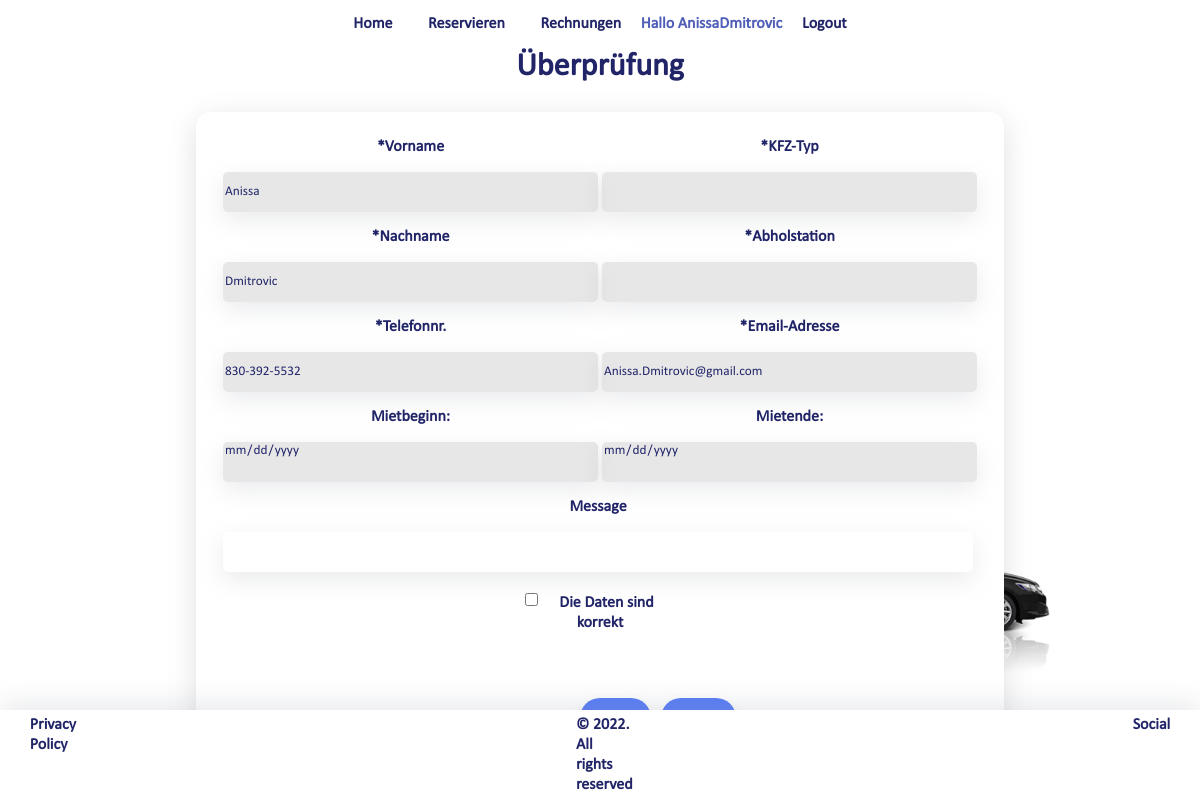
The page /reserve/reservation_check.php (signed in) on the database its author committed.
### tables this page shows
CREATE TABLE `kunden` (
  `creationDate` timestamp NOT NULL DEFAULT current_timestamp(),
  `updateDate` datetime DEFAULT current_timestamp() ON UPDATE current_timestamp(),
  `kundeID` int(11) NOT NULL,
  `vorname` varchar(45) DEFAULT NULL,
  `nachname` varchar(45) DEFAULT NULL,
  `pseudo` varchar(45) DEFAULT NULL,
  `password` varchar(100) DEFAULT NULL,
  `validatedAccount` tinyint(1) DEFAULT NULL,
  `token` varchar(45) DEFAULT NULL,
  `strasse` varchar(45) DEFAULT NULL,
  `hausNr` varchar(4) DEFAULT NULL,
  `plz` int(11) DEFAULT NULL,
  `ort` varchar(45) DEFAULT NULL,
  `land` varchar(45) DEFAULT NULL,
  `iban` varchar(45) DEFAULT NULL,
  `bic` varchar(45) DEFAULT NULL,
  `telefonNr` varchar(45) DEFAULT NULL,
  `emailAdresse` varchar(45) DEFAULT NULL,
  `AnzVersuche` int(11) DEFAULT 0,
  `kontostand` double DEFAULT NULL,
  `sammelrechnungen` enum('keine','woechentlich','monatlich','quartalsweise','halbjaehrlich','jaehrlich') DEFAULT NULL,
  `zahlungszielTage` int(11) DEFAULT NULL
);

### functions/functions.php (called while the page is built, shortened)
<?php
function check_login($con){
    if(isset($_SESSION['pseudo'])){
        $id = $_SESSION['pseudo'];
        $query = "select * from kunden where pseudo = '$id' limit 1";
        $result = mysqli_query($con,$query);
        if($result && mysqli_num_rows($result) > 0){
            $user_data = mysqli_fetch_assoc($result);
            return $user_data;
        }
    }else{
        header("Location: ../login/logout.php");
        die;
    }
}
?>

### reserve/reservation_check.php (the view, shortened to what this page needs)
<?php
    include("../functions/functions.php");
    $user_data = check_login($con);
?>
<!DOCTYPE html>
<html>
    <head>
        <link rel="stylesheet" href="../src/styles/style_checkReservation.css">
    </head>
    <body>
        <header>
            <nav>
                <ul>
                    <b>
                        <li><a href="../index.php">Home</a></li>
                        <li><a href="reservation.php">Reservieren</a></li>
                        <li><a href="../invoice/invoice_list.php">Rechnungen</a></li>
                        <li><b class="username"> Hallo <?php echo $user_data['pseudo'] ?><b></li>
                        <li><a href="../login/logout.php">Logout</a></li>
                    </b>
                </ul>
            </nav>
        </header>
        <main>
            <h1>Überprüfung</h1>
            <center>
            <div class="frame">
                <form action="reservation_confirmation.php" method="POST">
                    <div class="group">
                        <label for="vorname"><b>*Vorname</b></label>
                        <input type="text" name="vorname" value="<?php echo $user_data['vorname'] ?>" readonly required>
                        <label for="nachname"><b>*Nachname</b></label>
                        <input type="text" name="nachname" value="<?php echo $user_data['nachname'] ?>" readonly required>
                        <label for="telefonnr"><b>*Telefonnr.</b></label>
                        <input type="text" name="telefonnr" value="<?php echo $user_data['telefonNr'] ?>" readonly required>
                        <label for='Mietbeginn'>Mietbeginn:</label>
                        <input type='date' name='Mietbeginn' value="<?php echo $_SESSION['Mietbeginn'] ?>" readonly required readonly>
                    </div>
                    <div class="group">
                        <label for="kfztyp"><b>*KFZ-Typ</b></label>
                        <input type="text" name="kfztyp" value="<?php echo $_SESSION['kfzTypBezeichnung'][0]?>" readonly required>
                        <label for="abholstation"><b>*Abholstation</b></label>
                        <input type="text" name="abholstation" value="<?php echo $_SESSION ['abholstationBezeichnung'][0] ?>" readonly required>
                        <label for="email"><b>*Email-Adresse</b></label>
                        <input type="text" name="email" value="<?php echo $user_data['emailAdresse'] ?>" readonly required>
                        <label for='Mietende'>Mietende:</label>
                        <input type='date' name='Mietende' value="<?php echo $_SESSION['Mietende'] ?>" required readonly>
                    </div>
                    <br>
                    <div class="group">
                        <label for="message"><b>Message</b></label>
                        <textarea name="message"><?php echo $_SESSION['message'] ?></textarea>
                    </div>
                    <br>
                    <br>
                    <label for="bedingung" id="checkbox">
                        <input type="checkbox" name="bedingung"><b>Die Daten sind korrekt</b>
                    </label>
                    <br>
                    <b class="invisible" id="fehlermeldung">Bitte bestätigen sie die Korrektheit der Daten</b><br><br>
                    <div class="buttons" style="width: 50px">
                        <button type="button" onclick="if(window.confirm('Möchten sie die Reservierung wirklich abbrechen?')){window.location='..\\index.php'}">Abbrechen</button>
                        <button type="button" onclick="if(form.bedingung.checked){form.submit()}else{document.getElementById('fehlermeldung').classList.remove('invisible');}">Reservieren</button>
                    </div>
                </form>
            </div>
            </center>
        </main>
        <footer>
            <b>Privacy Policy</b>
            <b>© 2022. All rights reserved</b>
            <b>Social</b>
        </footer>
    </body>
</html>

### src/styles/style_checkReservation.css (style rules this page uses)
textarea { width: calc(2*var(--formInputWidth)); resize: none; }

### src/styles/global.css (style rules this page uses)
:root { --formInputHeight: 40px; --formInputWidth: 375px; }
* { font-family: calibri-regular; color: #212568; margin: 0px; }
.username { color: #4f5fb8; }
body { background-image: url("../images/background.png"); background-repeat: no-repeat; background-size: cover; }
div.buttons { display:flex; justify-content: space-around; }
div.buttons button { margin: 5px; }
footer { position: fixed; left: 0; bottom: 0; width: 100%; display: flex; justify-content: center; box-shadow: rgba(149, 157, 165, 0.2) 0px -8px 24px; background-color: white; }
footer b { margin: 5px 250px 5px 250px; }
nav { background-color: white; border-radius: 15px; }
ul { list-style-type: none; margin: 0; padding: 0; overflow: hidden; display: flex; justify-content: center; }
li { display: inline-block; }
li a { display: block; text-align: center; padding: 14px 16px; text-decoration: none; transition: all 0.3s ease 0s; }
main h1,h2 { text-align: center; }
form { width: fit-content; }
div.group { float: left; }
label,input { display:flex; flex-direction:column; }
label#checkbox { width: 150px; }
input:not(input[type="checkbox"]), textarea, select { height: var(--formInputHeight); width: var(--formInputWidth); border: 0px; outline: none; box-shadow: rgba(149, 157, 165, 0.2) 0px 8px 24px; border-radius: 5px; transition: all 0.3s ease 0s; box-sizing: border-box; margin: 15px 2px; }
input[type=checkbox] { float: left; }
input[readonly] { background-color:rgba(194, 194, 194, 0.4); }
button { height: var(--formInputHeight); background-color: #567bf6; color: white; border: none; border-radius: 45px; box-shadow: 0px 8px 15px rgba(0, 0, 0, 0.1); transition: all 0.3s ease 0s; cursor: pointer; outline: none; width: 75px; margin: 15px 2px; font-weight: bold; }
textarea { resize: none; }
form, #checkbox, button, table { display: block; margin-left: auto; margin-right: auto; }
div.frame { border-radius: 15px; padding: 25px; margin: 25px; width: fit-content; box-shadow: rgba(100, 100, 111, 0.2) 0px 7px 29px 0px; background-color: white; }

### rows shown on the page
kunden: pseudo "AnissaDmitrovic", vorname "Anissa", nachname "Dmitrovic", telefonnr "830-392-5532", email "Anissa.Dmitrovic@gmail.com"
